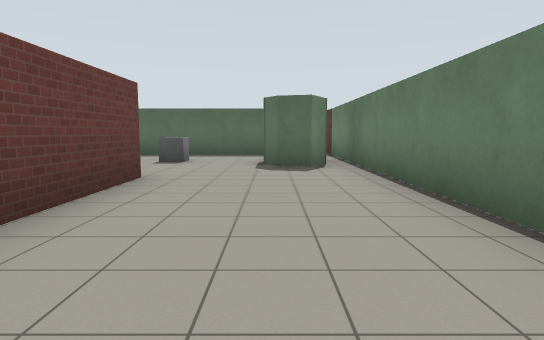
view 1 (above)

20 first-person views from a walk through a robot-simulator world made for Gazebo. The camera is 1.2 m above the floor, tilts 6° down and sees 75° across. The floor is counted in squares, 2 m on a side. Each view is taken from the middle of a square. On the plan, view 1 faces up. The plan holds only what a view shows up to about 10 squares ahead; the rest is blank. Simple patterns stand in for the simulator's built-in surfaces.

view 2
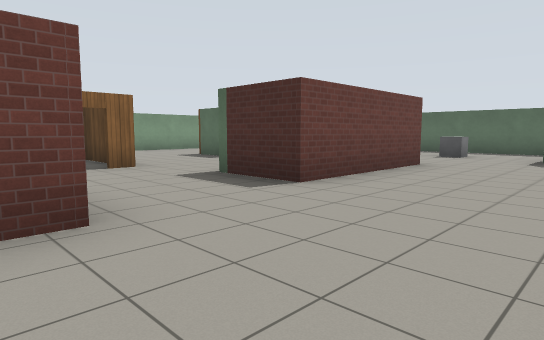

view 3
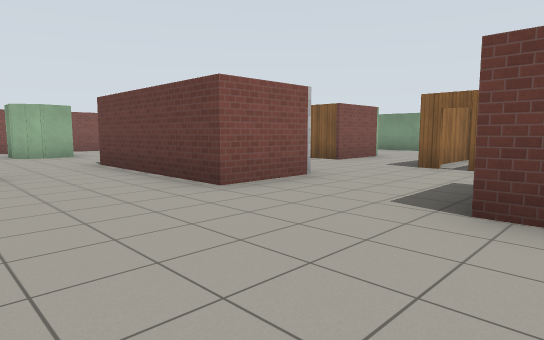

view 4
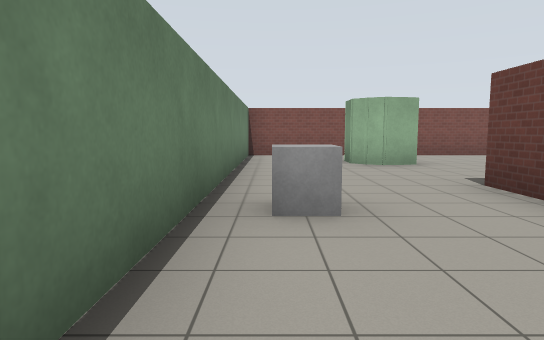

view 5
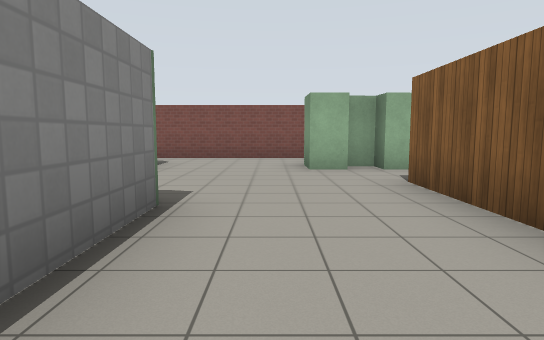

view 6
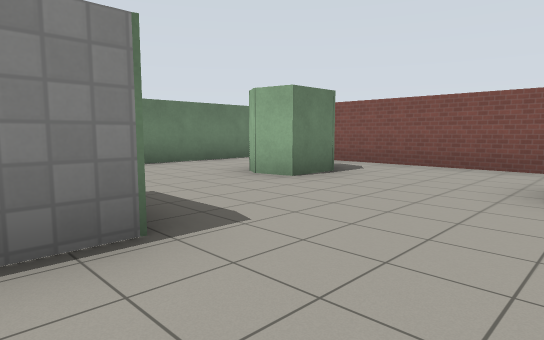

view 7
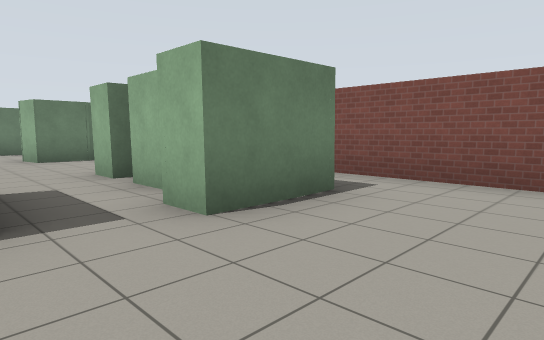

view 8
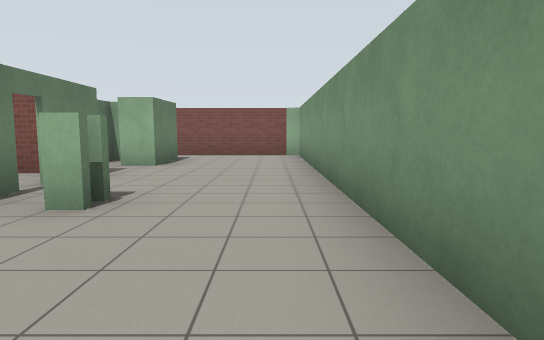

view 9
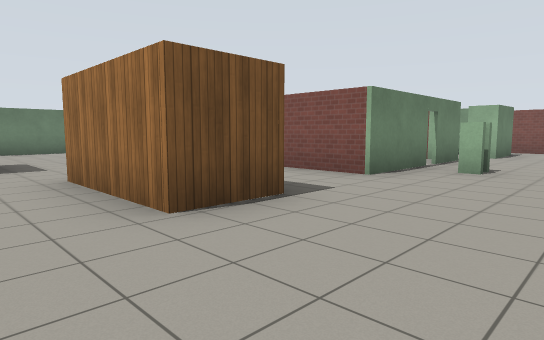

view 10
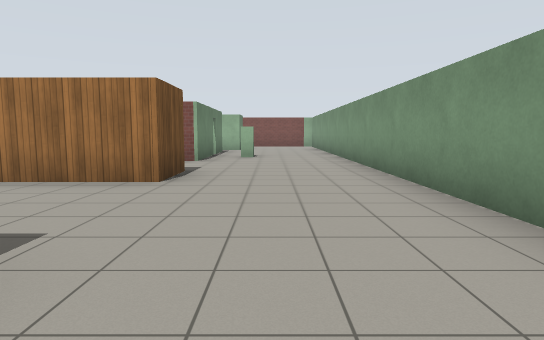

view 11
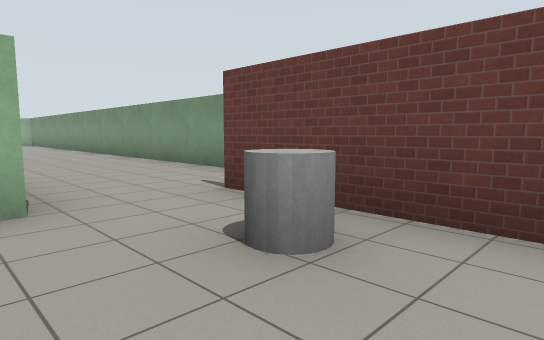

view 12
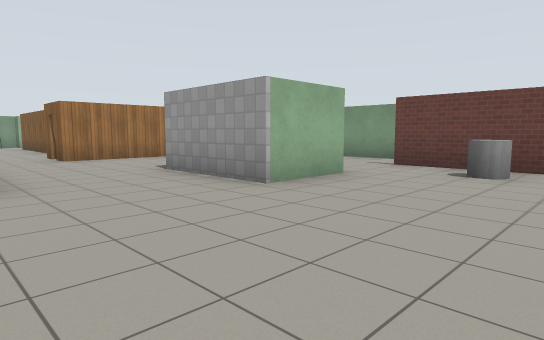

view 13
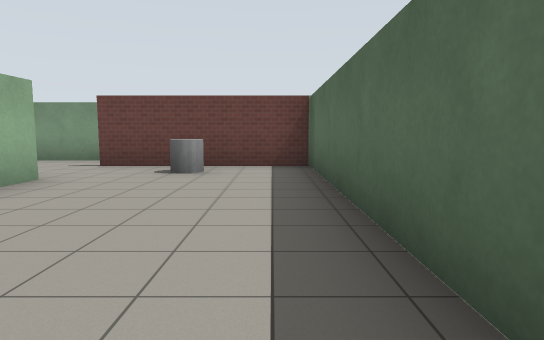

view 14
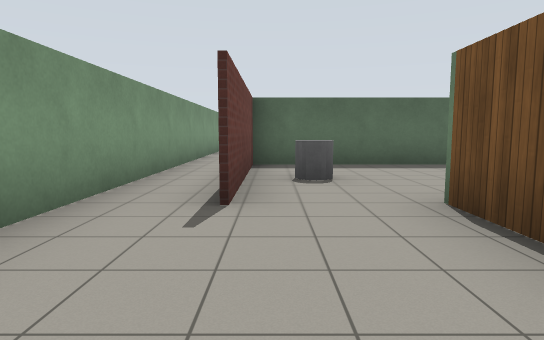

view 15
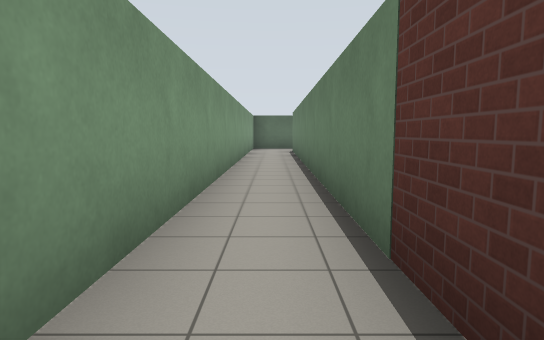

view 16
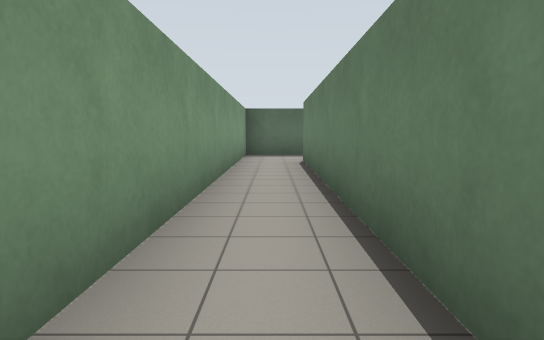

view 17
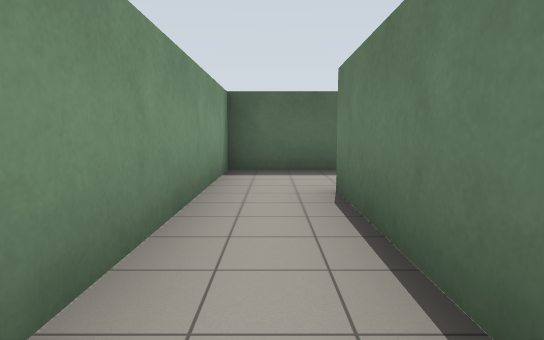

view 18
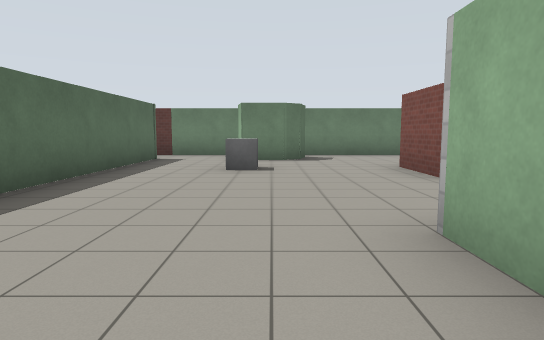

view 19
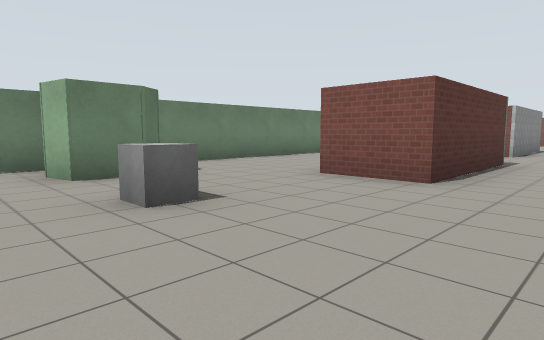

view 20
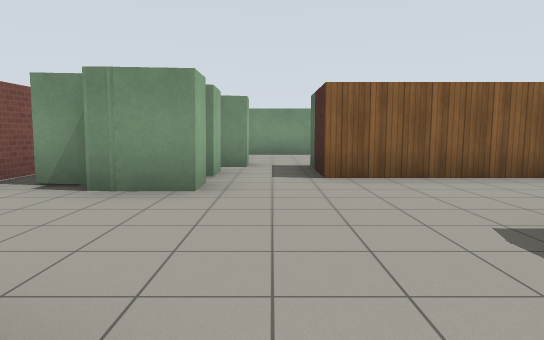

### Floor plan
Points are (right, up) in squares from view 1. A wall is a line through its corners. A room is listed if a view was taken in it or the views show most of it. See-through windows are left out.
Room 1 (views 1, 2, 3, 4, 5, 6, 20)
walls: (-3, -5) (-3, -1.2) (-1.4, -1.2) (-1.4, -5); (-1.1, -7.6) (-0.6, -7.9) (-0.6, -8.5); (-5.7, -2.6) (-5.7, -6.3); (-5.2, 0.7) (-5.2, 0.2); (-1.7, -8.7) (-1.7, -7.7) (-1, -7.5) (-0.6, -7.9); (-5.2, -7.8) (-4.6, -7.8) (-4.6, -8.9); (-4.6, -8.5) (-4.6, -9); (1.6, -9.5) (1.6, 7); (-5, -9) (-5, -9.8); (-1.8, 4.7) (-1.8, 1.3) (-3.4, 1.3) (-3.4, 3.5); (0.1, 6.3) (-0.2, 6.8); (1.1, 6.9) (0.7, 6.2) (-0.2, 6.4); (-10.7, -10.3) (-10.4, -10.5) (-0.4, -10.5)
ways out: opening at (-9.5, -8.5) to room 2; opening at (-6.5, -2) to room 2; opening at (-6.5, 2.5) to room 2; opening at (-6, -7) to room 2; opening at (-4.5, 4) to room 3; opening at (-1, 5.5) to room 3; open door at (-5, 0) to room 4; opening at (-1, -10); opening at (0.5, -8.5)
objects: grey box (1, -4)
Room 2 (views 7, 8, 9, 10, 14, 15, 16, 17)
walls: (-7.6, -0.6) (-7.6, 0.7) (-5.2, 0.7); (-6.5, 3.6) (-7.6, 3.6); (-7.6, 4.9) (-7.6, 6); (-9.5, 8.6) (-9.3, 19.7); (-7.4, -4.6) (-7.4, -2.6) (-5.7, -2.6); (-5.7, -6.3) (-7.4, -6.3) (-7.4, -5); (-6.5, -7.8) (-5.9, -7.8); (-5.9, -8.3) (-5.2, -8.3) (-5.2, -7.8); (-7.8, -9.2) (-7.9, -7.4) (-7.2, -7.4) (-7.2, -7.9); (-10.7, 20.4) (-10.7, -10.3)
ways out: opening at (-9.5, -8.5) to room 1; opening at (-6.5, -2) to room 1; opening at (-6.5, 2.5) to room 1; opening at (-6, -7) to room 1; opening at (-8, 6) to room 3; opening at (-10, 21); open door at (-7, -5)
Room 3 (views 11, 12, 13, 18, 19)
walls: (-3.4, 3.5) (-3.4, 4.7) (-1.8, 4.7); (-7.6, 6) (-5.9, 6) (-5.9, 3.6); (-0.2, 6.4) (-0.1, 7.7) (0.6, 7.8); (0.2, 9.7) (-9.4, 9.7) (-9.4, 5.9)
ways out: opening at (-4.5, 4) to room 1; opening at (-1, 5.5) to room 1; opening at (-8, 6) to room 2; opening at (0, 8.5)
objects: grey cylinder (-8, 8); grey box (-2, 7)
Room 4 (no view inside)
walls: (-7.6, -0.5) (-5.2, -0.5); (-6.3, 0.6) (-7.6, 0.6)
ways out: open door at (-5, 0) to room 1

Positions as (right, up) in squares from view 1, and headings:
1: (0, 0), facing up
2: (1, -2), facing up-left
3: (1, 2), facing down-left
4: (1, -1), facing down
5: (-4, -2), facing down
6: (-5, -4), facing down-right
7: (-10, -6), facing down-right
8: (-10, -1), facing down
9: (-10, 2), facing down-right
10: (-9, 5), facing down
11: (-7, 9), facing down-left
12: (-3, 9), facing down-left
13: (-3, 9), facing left
14: (-9, 3), facing up
15: (-10, 8), facing up
16: (-10, 12), facing up
17: (-10, 16), facing up
18: (-8, 7), facing right
19: (-5, 9), facing down-right
20: (-1, -7), facing left
